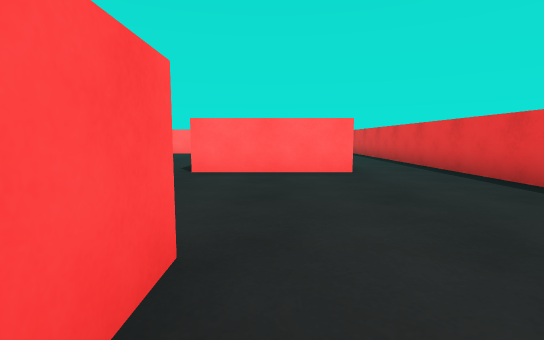
view 1 (above)

20 first-person views from a walk through a scene from a Unity 3-D project. The camera is 0.62 m above the floor, tilts 6° down and sees 85° across. The floor is counted in squares, 1 m on a side. Each view is taken from the middle of a square. On the plan, view 1 faces up. The plan holds only what a view shows up to about 9 squares ahead; the rest is blank. The player is left out.

view 2
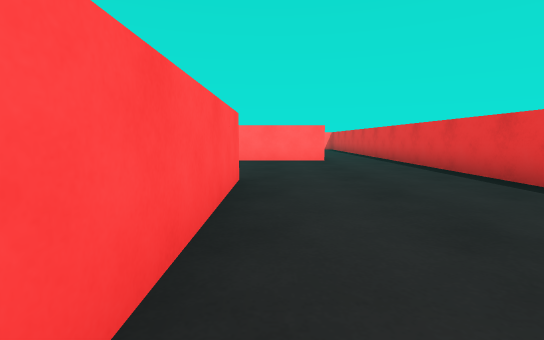

view 3
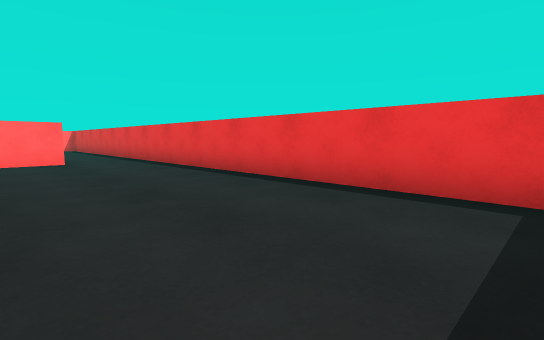

view 4
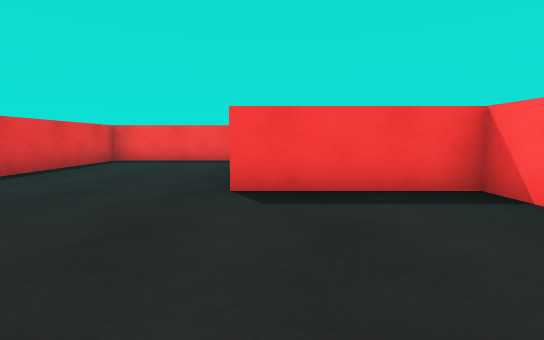

view 5
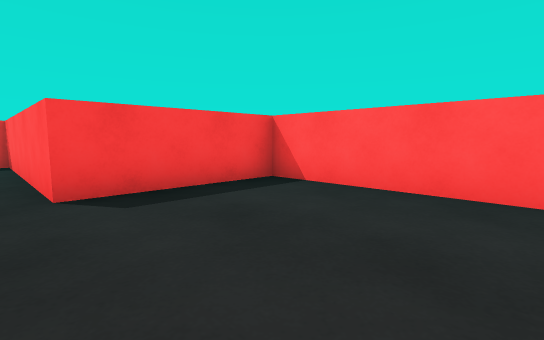

view 6
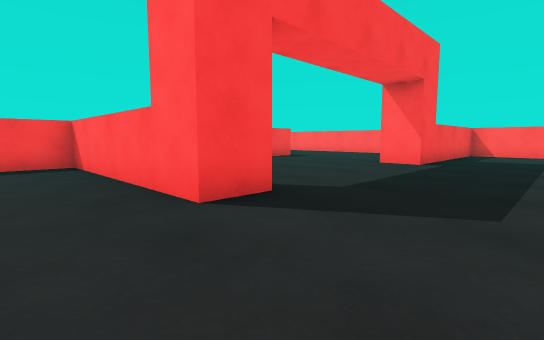

view 7
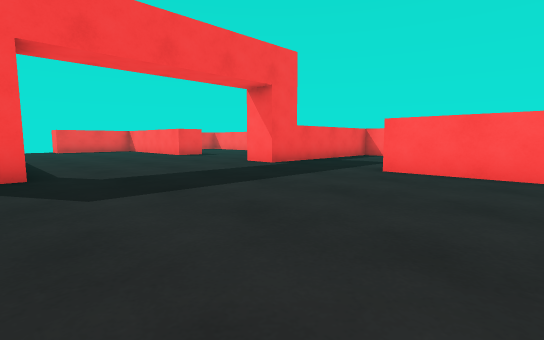

view 8
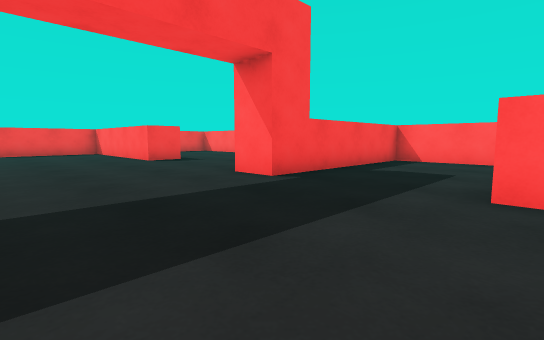

view 9
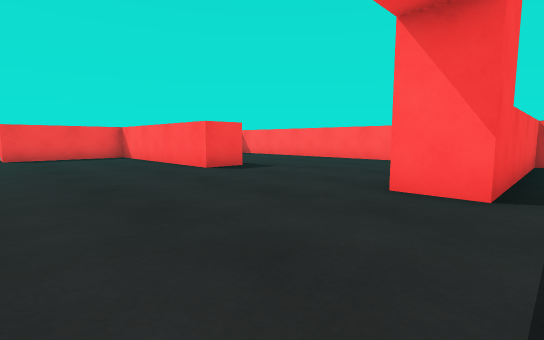

view 10
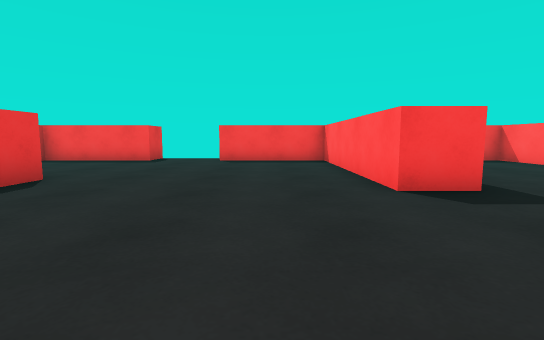

view 11
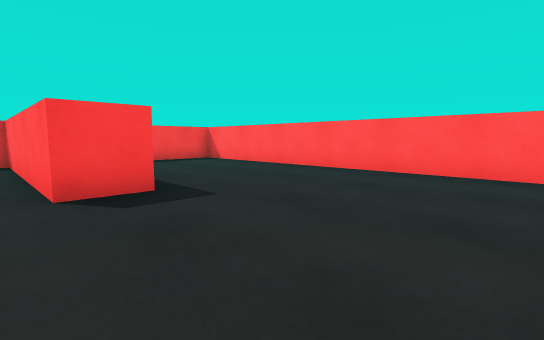

view 12
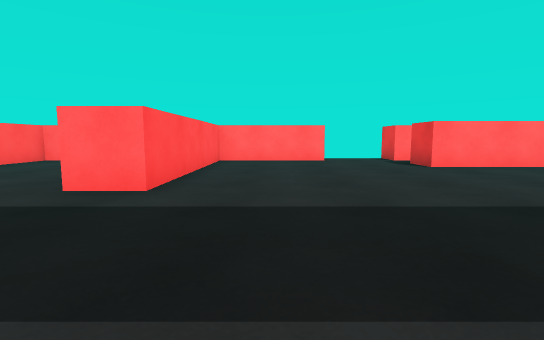

view 13
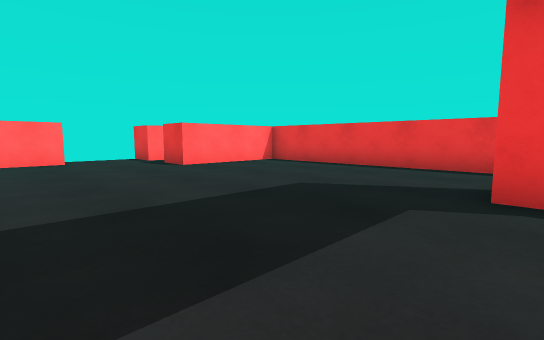

view 14
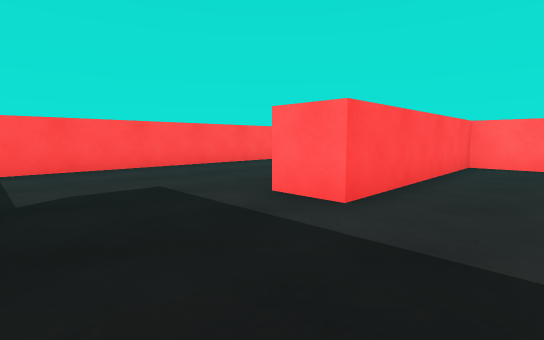

view 15
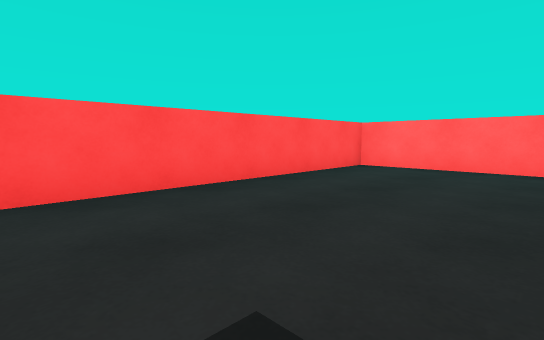

view 16
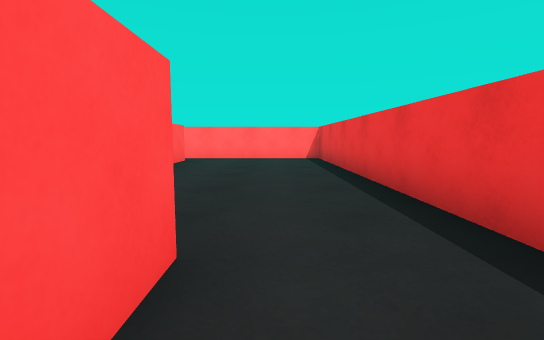

view 17
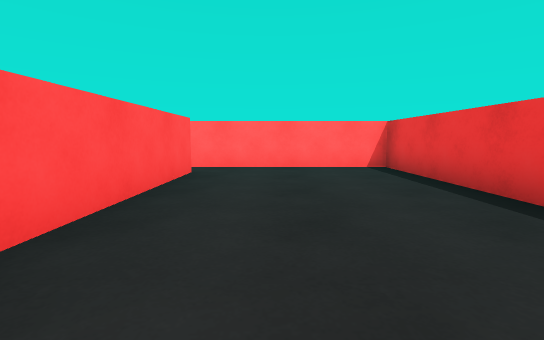

view 18
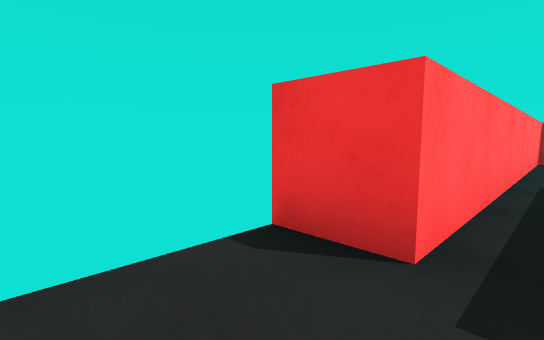

view 19
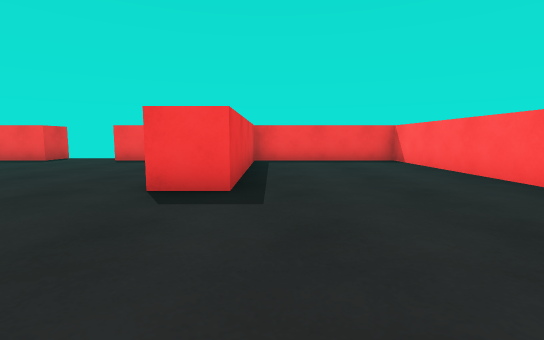

view 20
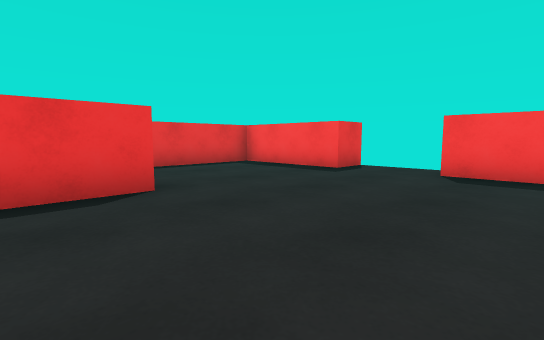

### Floor plan
Ten units are one square. View 1 is at (0, 0); x grows to the right and y downward. Boxes are objects, and circles mark ways between rooms. Rooms are numbered by the first view taken in them; rooms with no view inside come last. Other rooms are left out.
<svg viewBox="-150 -160 190 211">
<path fill="none" stroke="#000" d="M15 -55 -15 -55M-35 -55 -35 -15 -5 -15 -5 35 35 35 35 -55M-46 -65 -35 -65 -35 -55M-15 -69 -15 -125 -45 -125 -45 -135M-145 -49 -145 35 -105 35 -105 -15 -95 -15 -95 35 -65 35 -65 44M-45 -4 -45 -19M-64 -145 -95 -145 -95 -95 -105 -95M-112 -145 -145 -145 -145 -65 -95 -65 -95 -55M-45 46 -45 35 -15 35 -15 8M-5 -145 -45 -145 -45 -155M15 -65 15 -55M-5 -135 -5 -95M35 -55 35 -145 -5 -145"/>
<circle cx="-25" cy="-60" r="3" fill="#2a7"/>
<circle cx="25" cy="-60" r="3" fill="#2a7"/>
<circle cx="0" cy="-140" r="3" fill="#2a7"/>
<text x="10" y="-20">1</text>
<text x="-80" y="-60">2</text>
<text x="20" y="-100">3</text>
</svg>
Room 1 opens to room 2. Room 1 opens to room 3. Room 2 opens to room 3.

Where each view was taken, in squares from view 1:
view 1: 0 up, 0 right, facing up
view 2: 3 down, 0 right, facing up
view 3: 3 down, 0 right, facing up-right
view 4: 5 up, 1 left, facing down
view 5: 5 up, 0 right, facing down-left
view 6: 9 up, 2 left, facing down-left
view 7: 12 up, 4 left, facing down-left
view 8: 10 up, 6 left, facing down-left
view 9: 7 up, 6 left, facing down-left
view 10: 5 up, 8 left, facing down
view 11: 5 up, 9 left, facing down-left
view 12: 6 up, 8 left, facing up
view 13: 6 up, 8 left, facing up-right
view 14: 7 up, 8 left, facing up-left
view 15: 8 up, 11 left, facing up-left
view 16: 5 up, 2 right, facing up
view 17: 8 up, 1 right, facing up
view 18: 14 up, 6 left, facing up-right
view 19: 5 up, 11 left, facing down
view 20: 2 up, 8 left, facing down-right
